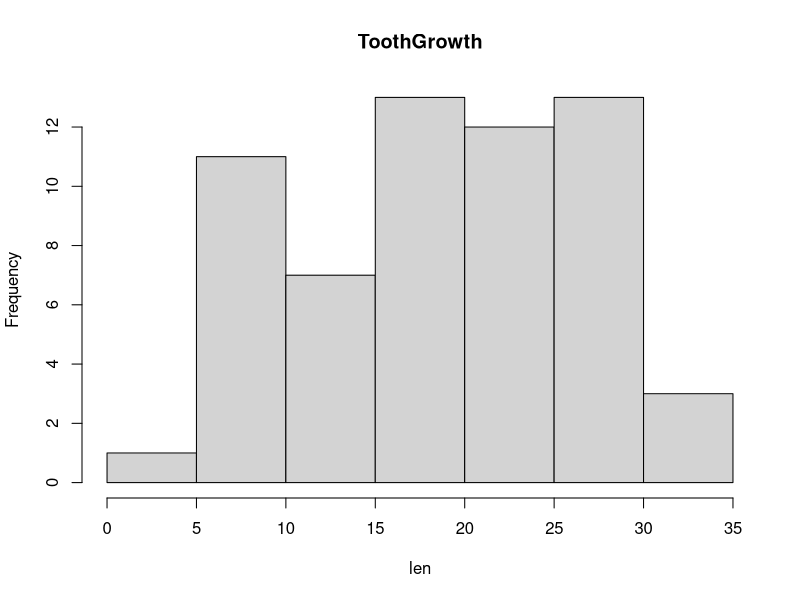

The R source for this figure: (Note: this script raises an error after producing the figure.)
data(ToothGrowth)
summary(ToothGrowth)
head(ToothGrowth)

hist(ToothGrowth$len, xlab = 'len', main = 'ToothGrowth')

# Mean of Len
mean(ToothGrowth$len)

# Sd of Len
sd(ToothGrowth$len)

plot <- ggplot(ToothGrowth, 
               aes(x=factor(dose),y=len,fill=factor(dose)))
plot + geom_boxplot(notch=F) + facet_grid(.~supp) +
  scale_x_discrete("Dosage (Milligram)") +   
  scale_y_continuous("Length of Teeth") +  
  ggtitle("Effect of Dosage and Supplement Type on Tooth Growth")

supp.t1 <- t.test(len~supp, paired=F, var.equal=T, data=ToothGrowth)
supp.t2 <- t.test(len~supp, paired=F, var.equal=F, data=ToothGrowth)
supp.result <- data.frame("p-value"=c(supp.t1$p.value, supp.t2$p.value),
                          "Conf-Low"=c(supp.t1$conf[1],supp.t2$conf[1]),
                          "Conf-High"=c(supp.t1$conf[2],supp.t2$conf[2]),
                          row.names=c("Equal Var","Unequal Var"))
supp.result